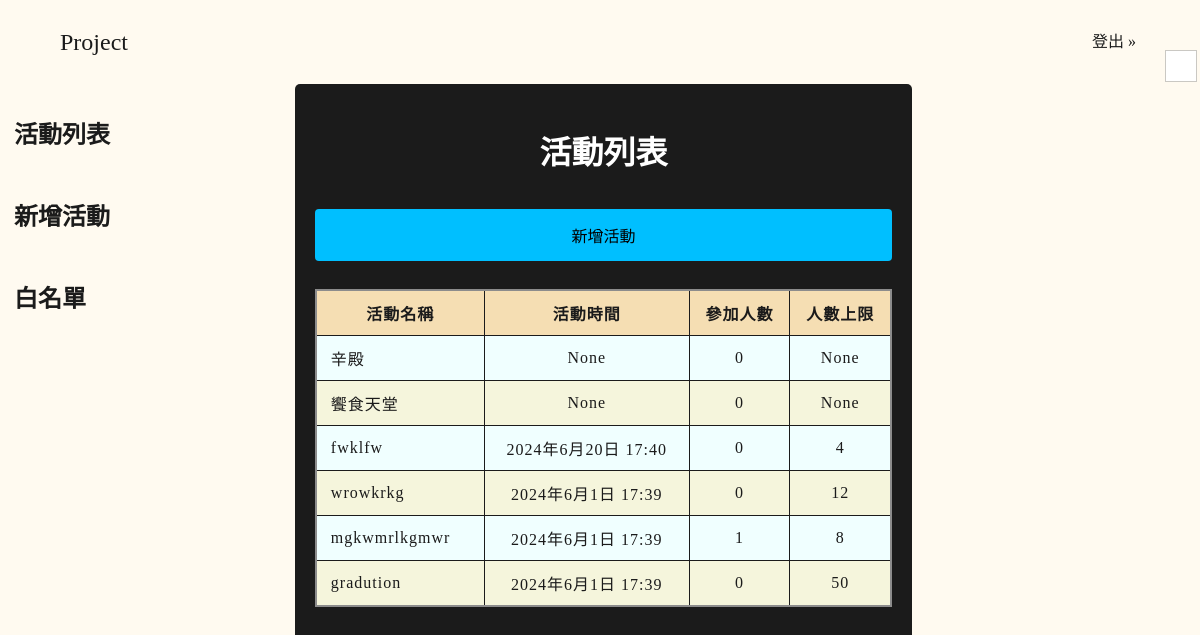
Page /eventPage (signed in) on the earlier database version.
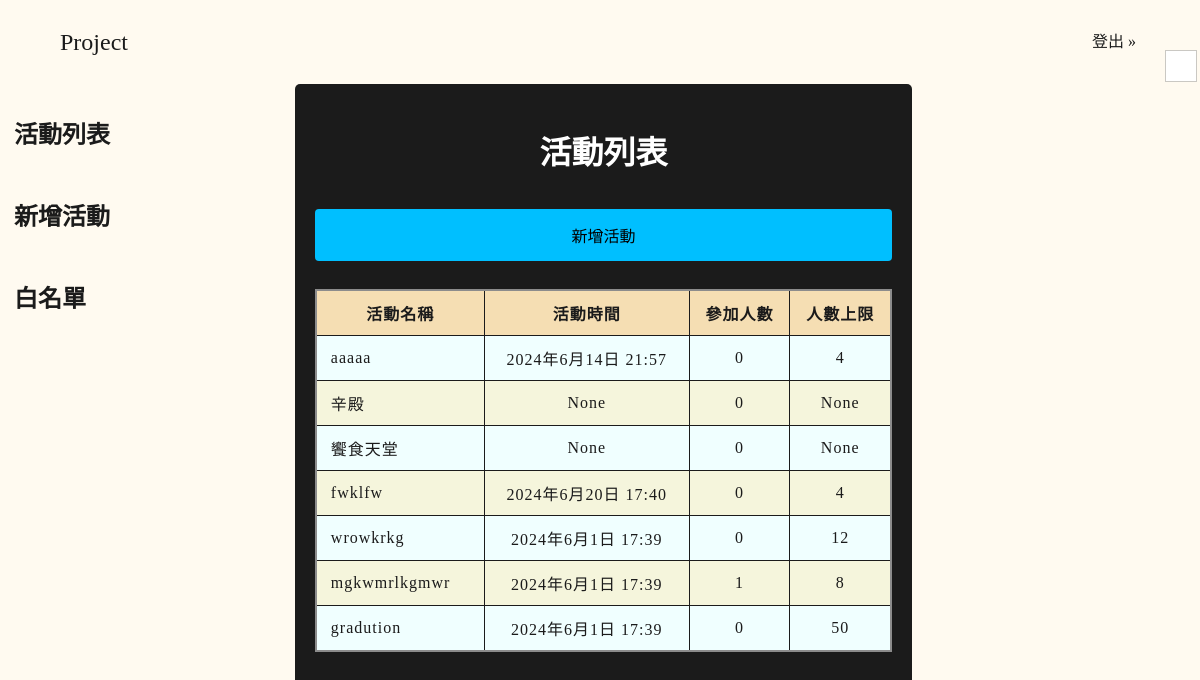
Same page on the later database version.
### manage_system/models.py (models this page shows, shortened)
class Event(models.Model):
    eventName = models.CharField(max_length=150)
    eventDateTime = models.DateTimeField(null=True)
    createUser = models.ForeignKey(User, null=True, blank=True, on_delete=models.SET_NULL, related_name = 'createdEvents')
    joinedUsers = models.ManyToManyField(User, related_name='joinedEvents', blank=True)
    max_limit = models.PositiveIntegerField(null=True)
    createDate = models.DateTimeField(auto_now_add=True)
    sheetId = models.CharField(max_length=150, null=True)
    draftId = models.CharField(max_length=150, null=True)
    class Meta:
        ordering=('-createDate',)

### manage_system/views.py (the view)
# urls.py: path("eventPage", eventPage),
@login_required(login_url='login/')
def eventPage(request):
    events = Event.objects.all()
    return render(request, 'eventPage.html', locals())

### templates/eventPage.html
{% extends "base.html" %}
{% load static %}
{% block extra-css %}
  <link rel="stylesheet" href="{% static "css/eventPage/light.css" %}"/>
  <link rel="stylesheet" href="{% static "css/eventPage/dark.css" %}" id="darkTheme" disabled/>
{% endblock %}
{% block main-wrapper %}
<div class="main-content">
  <header><h1>活動列表</h1></header>
  <section id="new-event">
      <form action="/createEvent">
        <input type="submit" value="新增活動" />
      </form>
  </section>
  <section id="events-list">
    <table>
      <thead>
        <tr>
          <th>活動名稱</th>
          <th>活動時間</th>
          <th>參加人數</th>
          <th>人數上限</th>
        </tr>
      </thead>
      <tbody>
        {% for event in events %}
        <tr>
          <td id="event-name"><a href="/eventPage/{{event.eventName}}">{{ event.eventName }}</a></td>
          <td>{{ event.eventDateTime }}</td>
          <td>{{ event.joinedUsers.count }}</td>
          <td>{{ event.max_limit }}</td>
        </tr>
        {% endfor %}
      </tbody>
    </table>
  </section>
</div>
{% endblock %}

Differences in the rows shown:
added Event: eventName "aaaaa", eventDateTime "2024年6月14日 21:57", joinedUsers.count "0", max_limit "4"
